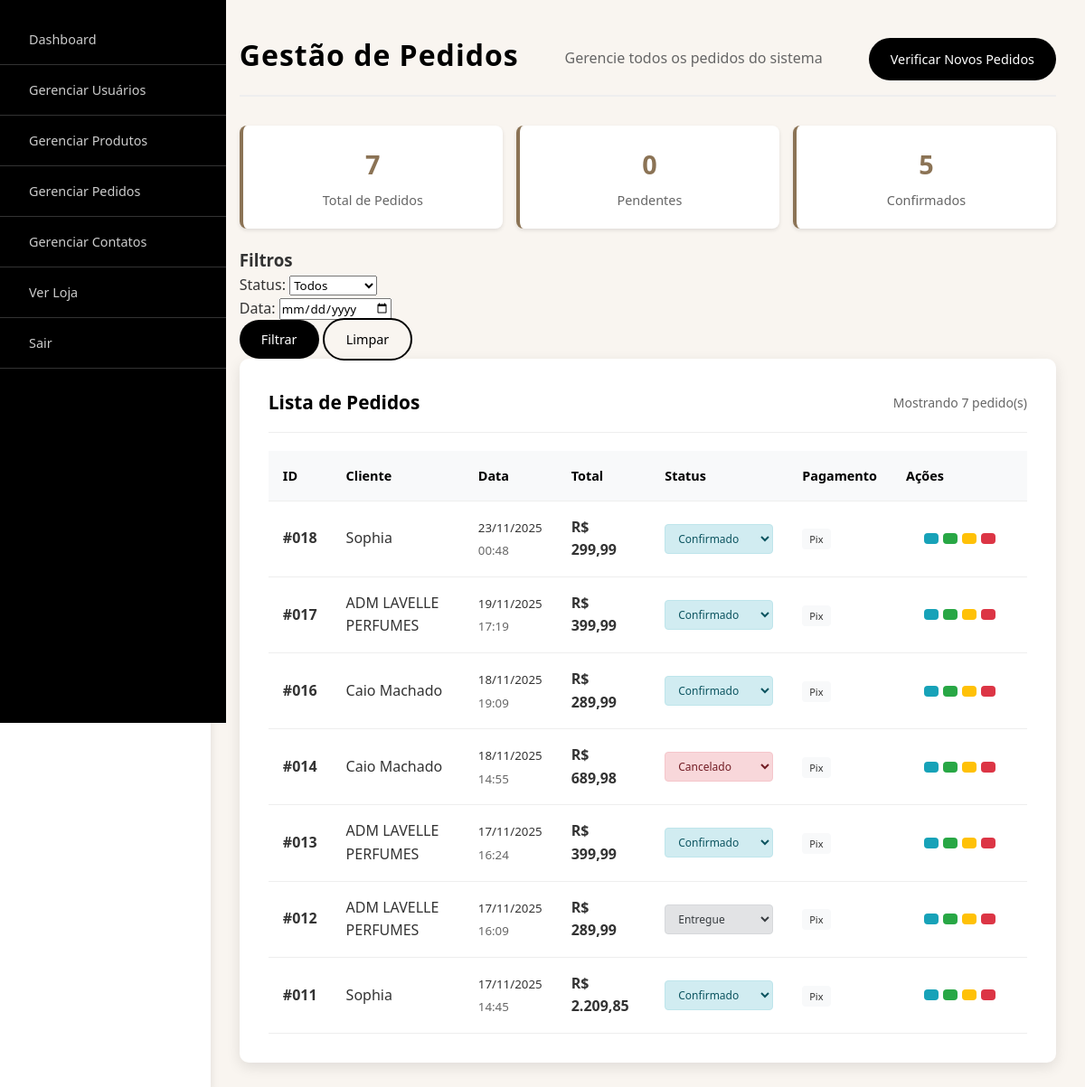
The page /admin/verificar_novos_pedidos.php (signed in) on the database as committed earlier.
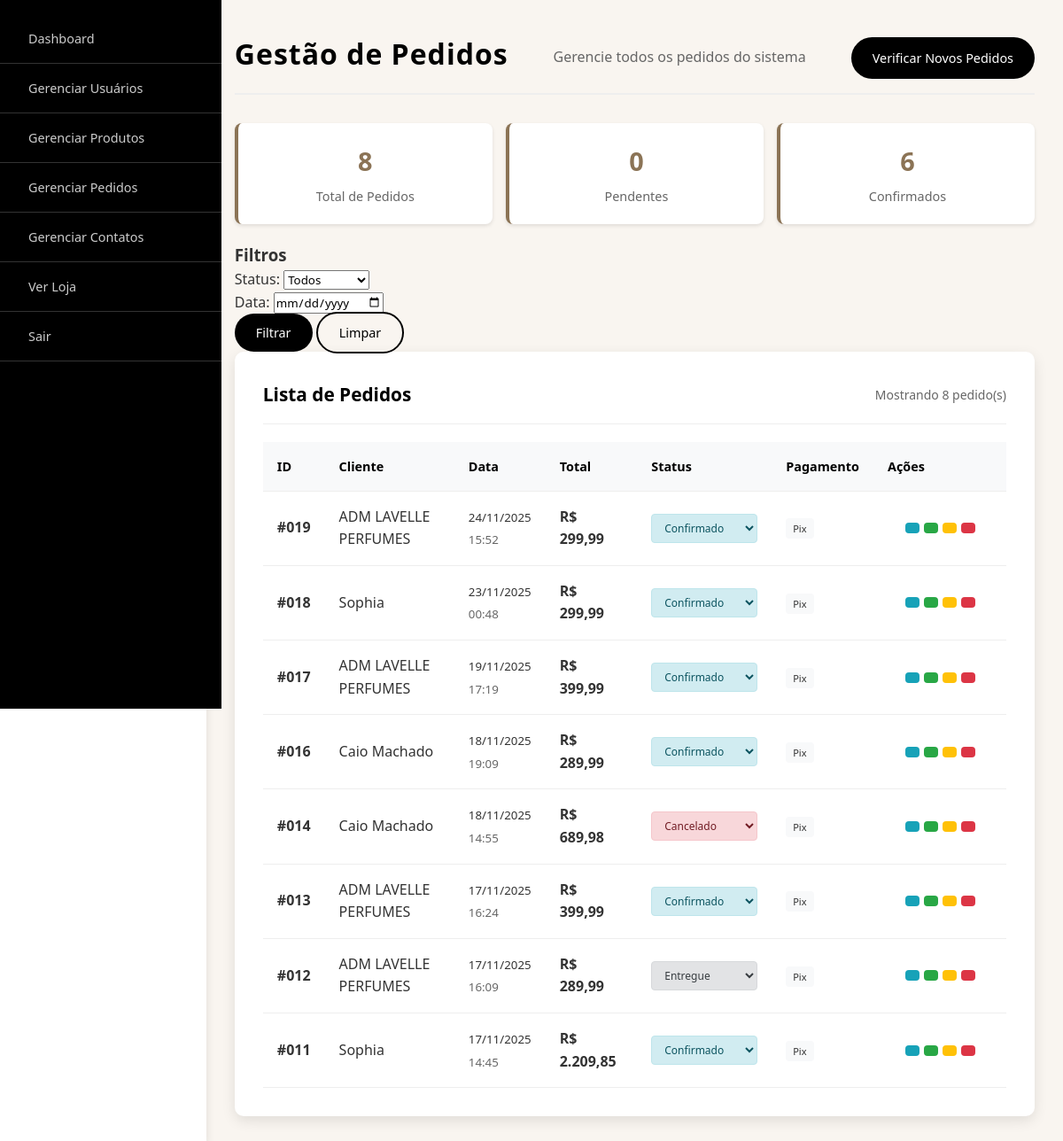
The same page on the database as committed later.
### tables this page shows
CREATE TABLE `pedidos` (
  `id` int(11) NOT NULL,
  `usuario_id` int(11) NOT NULL,
  `data_pedido` datetime DEFAULT current_timestamp(),
  `total` decimal(10,2) NOT NULL,
  `status` varchar(50) DEFAULT NULL,
  `metodo_pagamento` varchar(50) DEFAULT NULL,
  `endereco_entrega` text DEFAULT NULL,
  `created_at` timestamp NOT NULL DEFAULT current_timestamp()
);

CREATE TABLE `usuarios` (
  `id` int(11) NOT NULL,
  `nome` varchar(100) NOT NULL,
  `email` varchar(150) NOT NULL,
  `senha` varchar(255) NOT NULL,
  `data_cadastro` timestamp NOT NULL DEFAULT current_timestamp(),
  `telefone` varchar(20) DEFAULT NULL,
  `endereco` text DEFAULT NULL,
  `cidade` varchar(100) DEFAULT NULL,
  `estado` varchar(50) DEFAULT NULL,
  `cep` varchar(10) DEFAULT NULL,
  `foto_perfil` varchar(255) DEFAULT NULL,
  `created_at` timestamp NOT NULL DEFAULT current_timestamp()
);

### admin/verificar_novos_pedidos.php (the view, shortened to what the changed rows need)
<?php
$database = new Database();
$db = $database->getConnection();
$query = "
    SELECT p.*, u.nome as cliente_nome
    FROM pedidos p
    LEFT JOIN usuarios u ON p.usuario_id = u.id
    WHERE 1=1
";
$params = [];
$query .= " ORDER BY p.data_pedido DESC";
$stmt = $db->prepare($query);
$stmt->execute($params);
$pedidos = $stmt->fetchAll(PDO::FETCH_ASSOC);
include 'includes/header.php';
include 'includes/sidebar.php';
?>
<div class="main-content">
    <div class="page-header">
        <h1>Gestão de Pedidos</h1>
    </div>
    <div class="stats-grid-small">
        <div class="stat-card-small">
            <div class="stat-number"><?php echo count($pedidos); ?></div>
            <div class="stat-label">Total de Pedidos</div>
        </div>
        <div class="stat-card-small">
            <div class="stat-number"><?php echo count(array_filter($pedidos, function($p) { return $p['status'] == 'confirmado'; })); ?></div>
            <div class="stat-label">Confirmados</div>
        </div>
    </div>
    <div class="content-card">
        <div class="card-header">
            <h2>Lista de Pedidos</h2>
            <div class="card-actions">
                <span class="total-info">Mostrando <?php echo count($pedidos); ?> pedido(s)</span>
            </div>
        </div>
        <div class="table-responsive">
            <?php if(!empty($pedidos)): ?>
                <table class="data-table">
                    <thead>
                        <tr>
                            <th>ID</th>
                            <th>Cliente</th>
                            <th>Data</th>
                            <th>Total</th>
                            <th>Status</th>
                            <th>Pagamento</th>
                            <th width="150">Ações</th>
                        </tr>
                    </thead>
                    <tbody>
                        <?php foreach($pedidos as $pedido): ?>
                        <tr>
                            <td>
                                <strong>#<?php echo str_pad($pedido['id'], 3, '0', STR_PAD_LEFT); ?></strong>
                            </td>
                            <td><?php echo htmlspecialchars($pedido['cliente_nome']); ?></td>
                            <td>
                                <small><?php echo date('d/m/Y', strtotime($pedido['data_pedido'])); ?></small>
                                <br>
                                <small style="color: #666;"><?php echo date('H:i', strtotime($pedido['data_pedido'])); ?></small>
                            </td>
                            <td><strong>R$ <?php echo number_format($pedido['total'], 2, ',', '.'); ?></strong></td>
                            <td>
                                <form method="POST" action="" class="status-form">
                                    <select name="novo_status" class="status-select status-<?php echo $pedido['status']; ?>" onchange="atualizarStatus(this)">
                                        <option value="confirmado" <?php echo $pedido['status'] == 'confirmado' ? 'selected' : ''; ?>>Confirmado</option>
                                        <option value="entregue" <?php echo $pedido['status'] == 'entregue' ? 'selected' : ''; ?>>Entregue</option>
                                        <option value="cancelado" <?php echo $pedido['status'] == 'cancelado' ? 'selected' : ''; ?>>Cancelado</option>
                                    </select>
                                </form>
                            </td>
                            <td>
                                <span class="payment-method">
                                    <?php
                                    $metodo = $pedido['metodo_pagamento'] ?? 'Não informado';
                                    echo ucfirst($metodo);
                                    ?>
                                </span>
                            </td>
                            <td>
                                <div class="action-buttons">
                                    <a href="pedido_detalhes.php?id=<?php echo $pedido['id']; ?>" class="btn-small btn-info" title="Ver Detalhes">
                                    </a>
                                    <a href="?gerar_comprovante=<?php echo $pedido['id']; ?>" class="btn-small btn-success" title="Gerar Comprovante">
                                    </a>
                                    <a href="../comprovantes/comprovante_pedido_<?php echo $pedido['id']; ?>.html"
                                       class="btn-small btn-warning"
                                       target="_blank"
                                       title="Ver Comprovante">
                                    </a>
                                    <a href="?excluir_pedido=<?php echo $pedido['id']; ?>"
                                       class="btn-small btn-danger"
                                       title="Excluir Pedido"
                                       onclick="return confirmarExclusao(<?php echo $pedido['id']; ?>)">
                                    </a>
                                </div>
                            </td>
                        </tr>
                        <?php endforeach; ?>
                    </tbody>
                </table>
            <?php endif; ?>
        </div>
    </div>
</div>
<?php include 'includes/footer.php'; ?>

Rows that differ between the two databases and show on the page:
added pedidos: id "019", usuario.nome "ADM LAVELLE PERFUMES", data_pedido "24/11/2025", data_pedido "15:52", total "299,99", novo_status "Confirmado", metodo_pagamento "Pix"
Other text that changed with them:
count($pedidos): "7" → "8"
text no longer shown: "5"
text now shown: "6"
